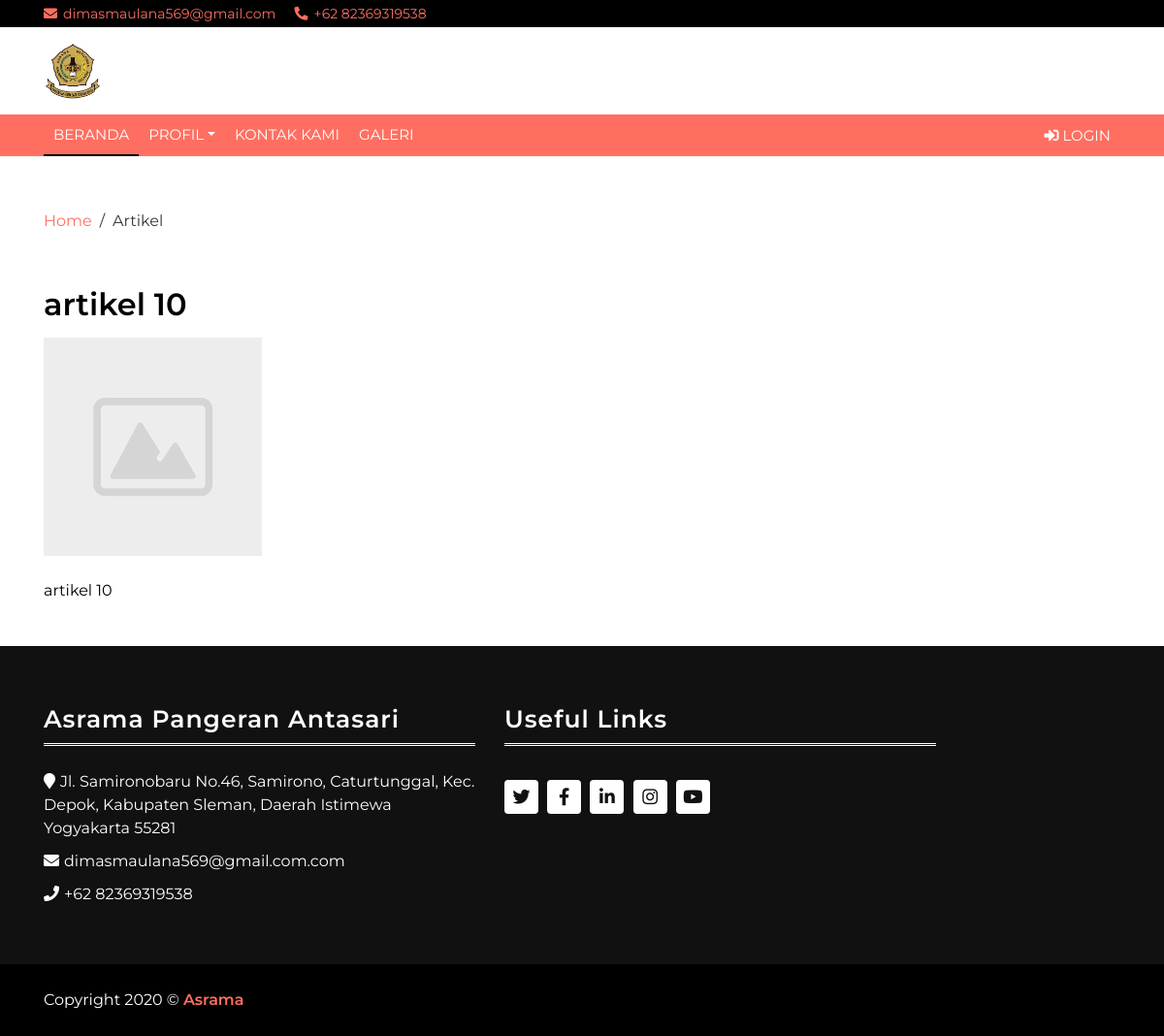
/web/artikel/artikel-10-2021-02-18-13-05-48, run on the app's committed database.
### tables this page shows
CREATE TABLE `tbl_artikel` (
  `id_artikel` int(11) NOT NULL,
  `judul` varchar(128) NOT NULL,
  `file` varchar(128) NOT NULL,
  `isi` text NOT NULL,
  `slug` varchar(128) NOT NULL,
  `tgl_post` timestamp NOT NULL DEFAULT CURRENT_TIMESTAMP ON UPDATE CURRENT_TIMESTAMP
);

### application/libraries/Template.php (called while the page is built, shortened)
<?php
class Template
{
    public $templateData = [];
    public function set($name, $value)
    {
        $this->templateData[$name] = $value;
    }
    public function load($template = '', $view = '', $viewData = [], $return = false)
    {
        $this->CI = &get_instance();
        $this->set('contents', $this->CI->load->view($view, $viewData, true));
        return $this->CI->load->view($template, $this->templateData, $return);
    }
}

### application/modules/web/controllers/Web.php (called while the page is built, shortened)
<?php
class Web extends MY_Controller
{
    public function __construct()
    {
        $this->load->model('Web_model');
        $this->load->library('form_validation');
        $this->load->library('pagination');
    }
    public function artikel($slug = NULL)
    {
        $data['artikel'] = $this->Web_model->readArtikel($slug);
        $data['style']  = $this->load->view('style', '', true);
        $data['script']  = $this->load->view('script', '', true);
        $this->template->load('master_web', 'artikel', $data);
    }
}

### index.php (called while the page is built, shortened)
<?php
require_once BASEPATH.'core/CodeIgniter.php';

### application/modules/web/models/Web_model.php (called while the page is built, shortened)
<?php
class Web_model extends CI_Model
{
    public function readArtikel($slug = FALSE)
    {
        $query = $this->db->get_where('tbl_artikel', array('slug' => $slug));
        return $query->row_array();
    }
}

### application/modules/web/views/artikel.php (the view)
<div class="breadcrumb-wrap">
    <div class="container">
        <ul class="breadcrumb">
            <li class="breadcrumb-item"><a href="<?= base_url('') ?>">Home</a></li>
            <li class="breadcrumb-item active">Artikel</li>
        </ul>
    </div>
</div>
<div class="single-news">
    <div class="container">
        <div class="row">
            <div class="col-lg-8">
                <div class="sn-container">
                    <div class="sn-content">
                        <?php
                        echo '<h2>' . $artikel['judul'] . '</h2>';
                        echo '<img class="img-fluid" alt="Responsive image" src="' . base_url('file/artikel/') . $artikel['file'] . '">';
                        echo '<br></br>';
                        echo $artikel['isi'];
                        ?>
                    </div>
                </div>
            </div>
        </div>
    </div>
</div>

### assets/asrama/css/style.css (style rules this page uses)
body { color: #000000; font-family: 'Montserrat', sans-serif; font-weight: 400; background: #ffffff; }
a { color: #FF6F61; transition: 0.5s; }
h1, h2, h3, h4, h5, h6 { margin: 0 0 15px 0; padding: 0; color: #000000; font-weight: 600; }
.breadcrumb-wrap { position: relative; width: 100%; background: #ffffff; }
.breadcrumb-wrap .breadcrumb { margin: 25px 0 0 0; padding: 0; background: none; }
.breadcrumb-wrap .breadcrumb .breadcrumb-item + .breadcrumb-item::before { color: #353535; }
.breadcrumb-wrap .breadcrumb .breadcrumb-item.active { color: #353535; }
.single-news { position: relative; width: 100%; padding: 25px 0 0 0; margin-bottom: 15px; }
.single-news .sn-content { position: relative; width: 100%; padding: 30px 0; }

### data on the page
tbl_artikel: judul "artikel 10", file (placeholder picture), isi "artikel 10"
